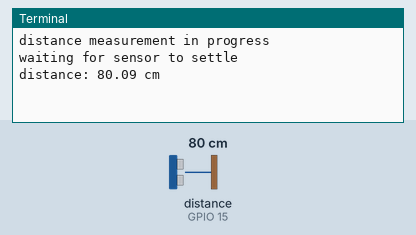
Simulated run of this program. Board: Raspberry Pi (BCM pin numbers). Parts: the last lines printed to the terminal. The test bench sets the inputs (shaded band); at power-on: distance to the obstacle (sensor on GPIO 15) 80 cm. The echo pulse lasts 58.3 µs per cm; the clock reads 2024-03-15 10:24:30 at power-on unless the program sets it.

Above: at 1.2 s.
1.3 s: distance to the obstacle (sensor on GPIO 15) set to 2 cm
At 2.36 s:
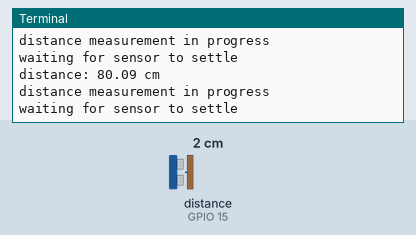
4.3 s: distance to the obstacle (sensor on GPIO 15) set to 4 cm
At 6.0 s:
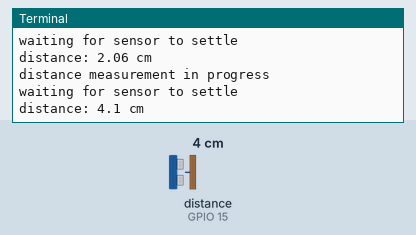
Timing chart, 0 to 7.5 s (numbered marks = the images above; inputs shaded):
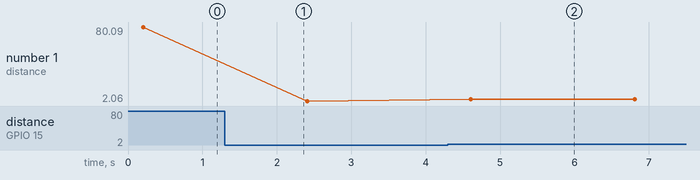

Measured:
- after the input at 4.3 s, the terminal: prints a new line after 0.31 s (image 2)
- plotted number 1: 80.09 → 2.06 after the input at 1.3 s, 2.06 → 4.1 after the input at 4.3 s

The program:

ultrasonic.py
```python
import RPi.GPIO as GPIO
import time
TRIG=14
ECHO=15
GPIO.setmode(GPIO.BCM)
while True:
    print("distance measurement in progress")
    GPIO.setup(TRIG,GPIO.OUT)
    GPIO.setup(ECHO,GPIO.IN)
    GPIO.output(TRIG,False)
    print("waiting for sensor to settle")
    time.sleep(0.2)
    GPIO.output(TRIG,True)
    time.sleep(0.00001)
    GPIO.output(TRIG,False)
    while GPIO.input(ECHO)==0:
        pulse_start=time.time()
    while GPIO.input(ECHO)==1:
        pulse_end=time.time()
    pulse_duration=pulse_end-pulse_start
    distance=pulse_duration*17150
    distance=round(distance,2)
    print("distance:",distance,"cm")
    time.sleep(2)
```
